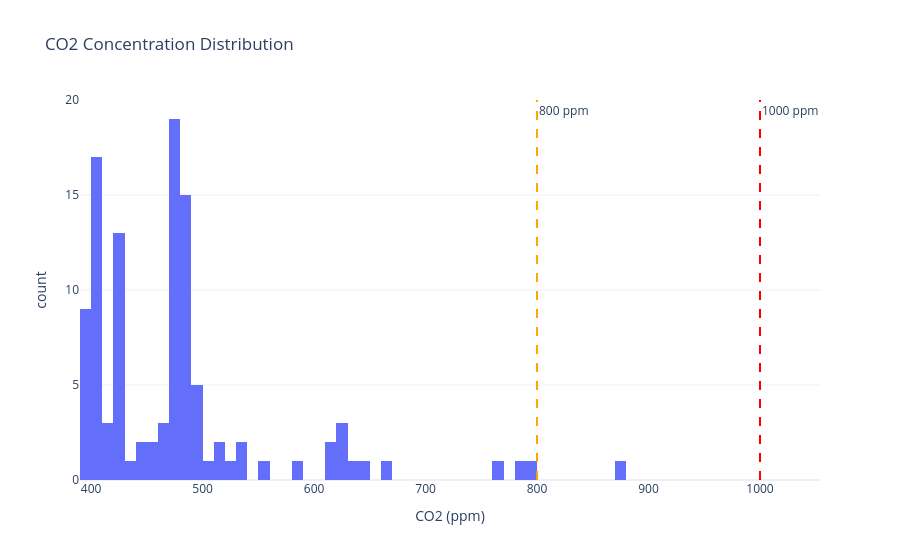

The cell this chart's notebook holds for it:
### Code cell
# CO2 distribution histogram
fig = px.histogram(
    plot_df, x='avg_co2_ppm', nbins=50,
    title='CO2 Concentration Distribution',
    labels={'avg_co2_ppm': 'CO2 (ppm)', 'count': 'Frequency'},
    template='plotly_white'
)

fig.add_vline(x=800, line_dash='dash', line_color='orange', annotation_text='800 ppm')
fig.add_vline(x=1000, line_dash='dash', line_color='red', annotation_text='1000 ppm')

fig.show()

### Figure 1 — Plotly figure (JSON) as saved in the notebook; plotly's stock layout.template omitted (floating-point values rounded to 4 significant figures)
{"data": [{"alignmentgroup": "True", "bingroup": "x", "hovertemplate": "CO2 (ppm)=%{x}<br>count=%{y}<extra></extra>", "legendgroup": "", "marker": {"color": "#636efa", "pattern": {"shape": ""}}, "name": "", "nbinsx": 50, "offsetgroup": "", "orientation": "v", "showlegend": false, "type": "histogram", "x": [477.0, 424.6, 407.8, 400.2, 400.9, 400.8, 400.0, 399.9, 399.9, 399.9, 399.9, 399.9, 400.0, 400.0, 400.0, 400.0, 400.0, 400.0, 400.0, 400.0, 400.0, 400.0, 400.0, 400.0, 475.9, 447.4, 469.7, 469.3, 424.8, 476.1, 480.2, 425.6, 477.1, 481.8, 425.6, 476.5, 480.9, 486.6, 425.2, 475.4, 480.0, 481.1, 480.4, 478.8, 478.5, 500.3, 483.2, 422.8, 479.7, 478.6, 480.4, 480.7, 479.1, 423.5, 432.3, 423.4, 479.7, 477.4, 532.5, 492.8, 486.4, 482.7, 480.6, 426.0, 418.5, 468.8, 475.2, 425.7, 471.1, 480.7, 523.0, 474.8, 423.1, 474.3, 512.3, 471.8, 518.8, 450.2, 421.8, 498.4, 535.9, 492.8, 556.3, 470.7, 424.2, 486.0, 493.4, 498.0, 456.3, 448.1, 418.0, 413.9, 409.7, 408.2, 407.5, 409.7, 878.5, 789.0, 768.5, 799.8, 636.2, 649.5, 669.9, 618.9, 611.0, 624.7, 626.7, 626.1, 589.4], "xaxis": "x", "yaxis": "y"}], "layout": {"annotations": [{"showarrow": false, "text": "800 ppm", "x": 800, "xanchor": "left", "xref": "x", "y": 1, "yanchor": "top", "yref": "y domain"}, {"showarrow": false, "text": "1000 ppm", "x": 1000, "xanchor": "left", "xref": "x", "y": 1, "yanchor": "top", "yref": "y domain"}], "barmode": "relative", "legend": {"tracegroupgap": 0}, "shapes": [{"line": {"color": "orange", "dash": "dash"}, "type": "line", "x0": 800, "x1": 800, "xref": "x", "y0": 0, "y1": 1, "yref": "y domain"}, {"line": {"color": "red", "dash": "dash"}, "type": "line", "x0": 1000, "x1": 1000, "xref": "x", "y0": 0, "y1": 1, "yref": "y domain"}], "title": {"text": "CO2 Concentration Distribution"}, "xaxis": {"anchor": "y", "domain": [0, 1], "title": {"text": "CO2 (ppm)"}}, "yaxis": {"anchor": "x", "domain": [0, 1], "title": {"text": "count"}}}}
